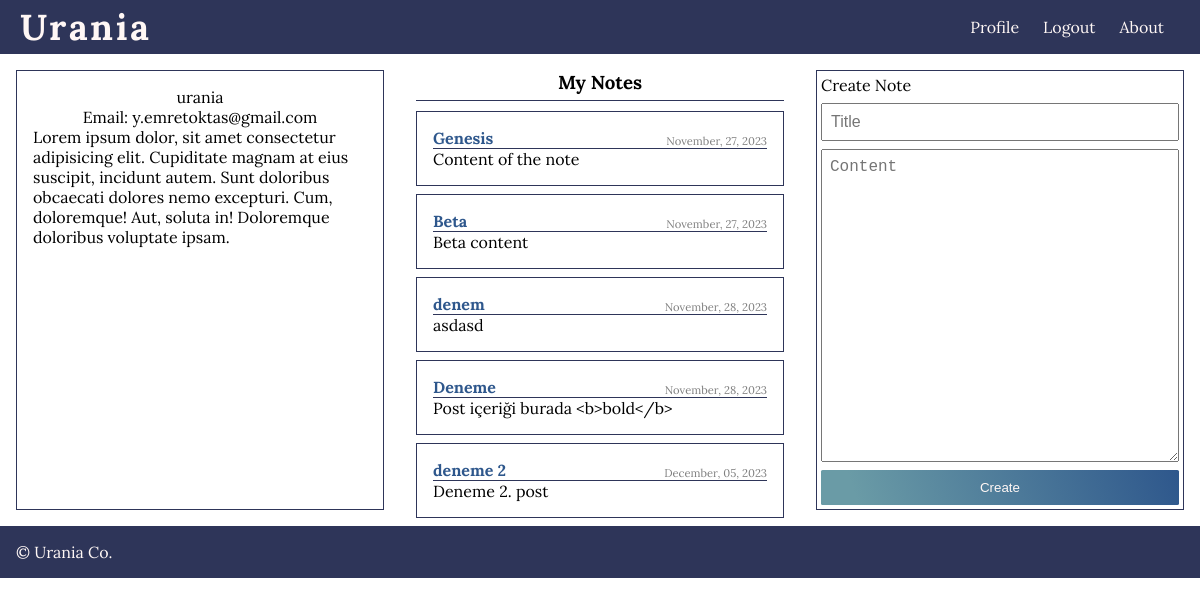
The page /user/profile/ (signed in) on the database as committed earlier.
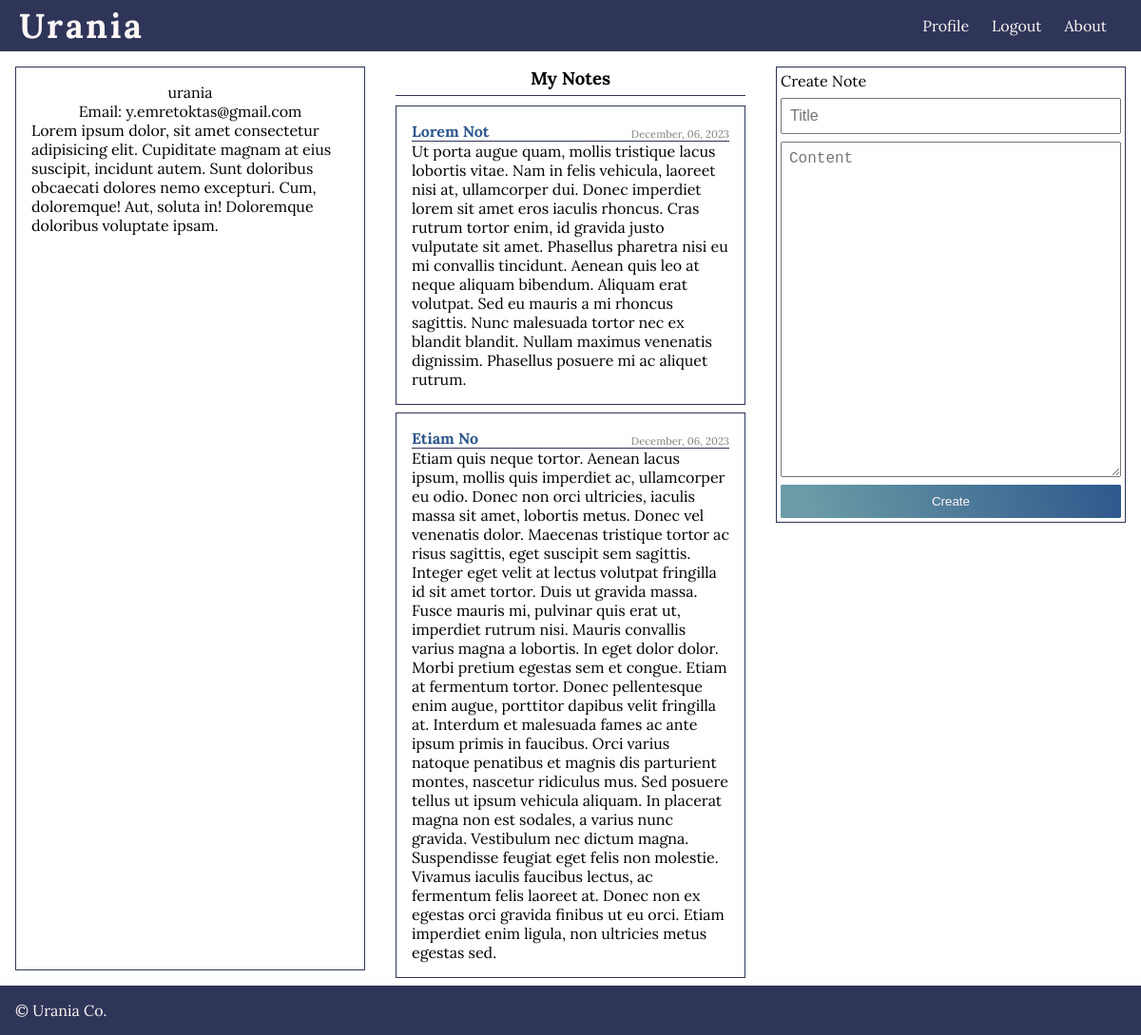
The same page on the database as committed later.
### notes/models.py (models this page shows, shortened)
class Note(models.Model):
    title = models.CharField(max_length=100)
    content = models.TextField(max_length=3000)
    date_posted = models.DateTimeField(auto_now_add=True)
    user_id = models.ForeignKey(User, on_delete=models.CASCADE)

### user/views.py (the view)
# urls.py: path('profile/', views.profile, name='profile'),
def profile(request):
    if not request.user.is_authenticated:
        messages.warning(request, 'You are not logged in!')
        return redirect('login')
    notes = Note.objects.filter(user_id=request.user)
    if request.method == 'POST':
        form = CreateNoteForm(request.POST)
        if form.is_valid():
            title = form.cleaned_data.get('title')
            content = form.cleaned_data.get('content')
            Note.objects.create(
                title=title, content=content, user_id=request.user)
            messages.success(request, 'You created a note.')
            return redirect('profile')
        else:
            messages.error(request, 'Invalid note')
    else:
        form = CreateNoteForm()
    return render(request, 'user/profile.html', {'notes': notes, 'form': form})

### notes/forms.py
class CreateNoteForm(forms.Form):
    title = forms.CharField(max_length=100,
                            widget=forms.TextInput(attrs={'placeholder': 'Title', 'class': 'note-form__title'}))
    content = forms.CharField(max_length=3000,
                              widget=forms.Textarea(attrs={'placeholder': 'Content', 'class': 'note-form__content'}))

### user/templates/user/profile.html
{% extends 'core/base.html' %} {% block content%}
<main class="profile">
  <div class="profile__user">
    {% if user.is_authenticated %}
    <figure>
      <figcaption>{{ user.username }}</figcaption>
    </figure>
    <p>Email: {{ user.email }}</p>
    {% endif %} Lorem ipsum dolor, sit amet consectetur adipisicing elit.
    Cupiditate magnam at eius suscipit, incidunt autem. Sunt doloribus obcaecati
    dolores nemo excepturi. Cum, doloremque! Aut, soluta in! Doloremque
    doloribus voluptate ipsam.
  </div>
  <div>
    <h3 class="notes-title text-center">My Notes</h3>
    {% for note in notes %}
    <div class="note-card">
      <div class="note-card__head">
        <h4>
          <a class="note-card__link" href="{% url 'note' note.id %}"
            >{{ note.title }}</a
          >
        </h4>
        <p class="note-card__date">{{ note.date_posted|date:"F, d, Y" }}</p>
      </div>
      <p>{{ note.content }}</p>
    </div>
    {% endfor %}
  </div>
  <div class="create-post">
    <form class="note-form" method="post" action="{% url 'profile' %}">
      <legend>Create Note</legend>
      {% csrf_token %} {{ form.title }} {{ form.content }}
      <button class="button" type="submit">Create</button>
    </form>
  </div>
</main>
{% endblock %}

### core/templates/core/base.html (shortened to what this page needs)
<!DOCTYPE html>
{% load static %}
<html lang="en">
<head>
  <link rel="stylesheet" href="{% static 'core/css/main.css' %}" </head>
<body>
  <header>
    <nav class="navbar">
      <a href="{% url 'home' %}" class="navbar-link logo">Urania</a>
      <ul class="navbar__list">
        {% if user.is_authenticated %}
        <li class="navbar-item">
          <a href="{% url 'profile' %}" class="navbar-link">Profile</a>
        </li>
        <li class="navbar-item">
          <a href="{% url 'logout' %}" class="navbar-link">Logout</a>
        </li>
        {% endif %}
        <li class="navbar-item">
          <a href="{% url 'about' %}" class="navbar-link">About</a>
        </li>
      </ul>
    </nav>
  </header>
  {% block content%} {% endblock %}
  <footer class="footer">&copy; Urania Co.</footer>
</body>
</html>

### core/static/core/css/main.css (style rules this page uses)
.text-center { text-align: center; }
.navbar { background-color: #2e3559; color: #fff7f5; display: flex; flex-wrap: wrap; justify-content: space-between; align-items: center; position: sticky; top: 0; }
.navbar__list { list-style: none; display: flex; flex-flow: row wrap; margin-right: 1rem; }
.navbar-link { text-decoration: none; color: #fff7f5; padding: 0.25rem; margin-right: 1rem; }
.logo { letter-spacing: 0.1618rem; font-size: 2.25rem; font-weight: bold; margin-left: 1rem; }
.button { border: 0; border-radius: 0.1rem; background: linear-gradient(72deg, #6a9ba6 10%, #2e578c); padding: 0.618rem; color: #fff7f5; }
.profile { display: grid; }
@media (min-width: 40em) { .profile { grid-template-columns: repeat(3, 1fr); } }
.profile__user { display: flex; flex-flow: column wrap; align-items: center; padding: 1rem; margin: 1rem; border: 0.0625rem solid #2e3559; }
.create-post { display: flex; padding: 1rem; }
.note-form { border: 0.0625rem solid #2e3559; display: flex; flex-direction: column; gap: 0.5rem; justify-content: space-between; padding: 0.25rem; width: 100%; height: min(30rem, 100%); }
.note-form__title, .note-form__content { padding: 0.5rem; font-size: 1rem; width: 100%; }
.note-form__content { height: auto; flex-grow: 1; }
.note-card { padding: 1rem; border: 0.0625rem solid #2e3559; margin: 0.5rem 1rem; }
.note-card__head { align-items: end; border-bottom: 0.0625rem solid #2e3559; display: flex; justify-content: space-between; }
.note-card__date { color: gray; font-size: 0.7rem; }
.note-card__link { color: #2e578c; transition: all 0.3s ease-in-out; }
.notes-title { border-bottom: 0.0625rem solid #2e3559; margin: 0 1rem 0.65rem 1rem; padding: 1rem 1rem 0.35rem 1rem; }
* { padding: 0; margin: 0; box-sizing: border-box; }
body { font-family: "Lora", serif; }
a, a:visited { text-decoration: none; }
.footer { background-color: #2e3559; color: #fff7f5; padding: 1rem; }

Rows that differ between the two databases and show on the page:
removed Note: title "Genesis", date_posted "November, 27, 2023", content "Content of the note"
removed Note: title "Beta", date_posted "November, 27, 2023", content "Beta content"
removed Note: title "denem", date_posted "November, 28, 2023", content "asdasd"
removed Note: title "Deneme", date_posted "November, 28, 2023", content "Post içeriği burada <b>bold</b>"
removed Note: title "deneme 2", date_posted "December, 05, 2023", content "Deneme 2. post"
added Note: title "Lorem Not", date_posted "December, 06, 2023", content "Ut porta augue quam, mollis tristique lacus lobortis vitae. Nam in felis vehicula, laoreet nisi at, ullamcorper dui. Donec imperdiet lorem sit amet eros iaculis rhoncus. Cras rutrum tortor enim, id gravida justo vulputate sit amet. Phasellus pharetra nisi eu mi convallis tincidunt. Aenean quis leo at neque aliquam bibendum. Aliquam erat volutpat. Sed eu mauris a mi rhoncus sagittis. Nunc malesuada tortor nec ex blandit blandit. Nullam maximus venenatis dignissim. Phasellus posuere mi ac aliquet rutrum."
added Note: title "Etiam No", date_posted "December, 06, 2023", content "Etiam quis neque tortor. Aenean lacus ipsum, mollis quis imperdiet ac, ullamcorper eu odio. Donec non orci ultricies, iaculis massa sit amet, lobortis metus. Donec vel venenatis dolor. Maecenas tristique tortor ac risus sagittis, eget suscipit sem sagittis. Integer eget velit at lectus volutpat fringilla id sit amet tortor. Duis ut gravida massa. Fusce mauris mi, pulvinar quis erat ut, imperdiet rutrum nisi. Mauris convallis varius magna a lobortis. In eget dolor dolor. Morbi pretium egestas sem et congue. Etiam at fermentum tortor. Donec pellentesque enim augue, porttitor dapibus velit fringilla at. Interdum et malesuada fames ac ante ipsum primis in faucibus. Orci varius natoque penatibus…"
